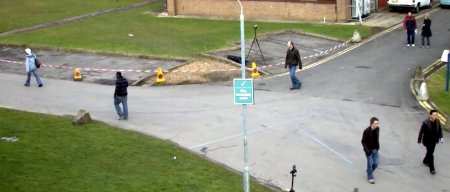
#> input picture OpenCV/examples/resframe.jpg, 450 x 192 px
$ python threshold.py   (Python 2 division)
#> lines starting #> are read from the running program, lines starting #| are printed output that depends on the picture; after the words box and inside, x2 and y2 are one past the last pixel; in counts of white or black regions, pixels touching at a corner belong together
#!/usr/bin/env python
# encoding: utf-8

# https://blog.csdn.net/on2way/article/details/46812121

import cv2
import matplotlib.pyplot as plt

#直接读为灰度图像
img = cv2.imread('resframe.jpg',cv2.IMREAD_GRAYSCALE)
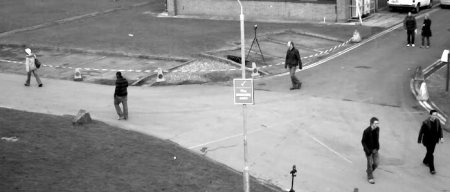
#> img: shape (192, 450); min 0, max 255, mean 143.1

ret,thresh1 = cv2.threshold(img,127,255,cv2.THRESH_BINARY)
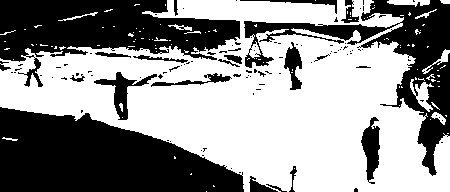
#> thresh1: shape (192, 450); 56.9% white; 109 black regions (88 under 20 px), largest, box (x1, y1, x2, y2) and area: (0, 107, 244, 192) 14368, (0, 0, 240, 87) 10633, (244, 0, 450, 176) 8238
ret,thresh2 = cv2.threshold(img,127,255,cv2.THRESH_BINARY_INV)
ret,thresh3 = cv2.threshold(img,127,255,cv2.THRESH_TRUNC)
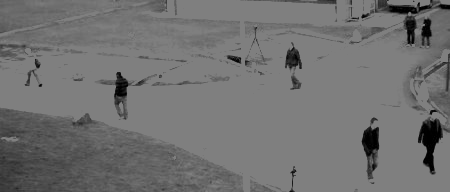
#> thresh3: shape (192, 450); min 0, max 127, mean 113.5
ret,thresh4 = cv2.threshold(img,127,255,cv2.THRESH_TOZERO)
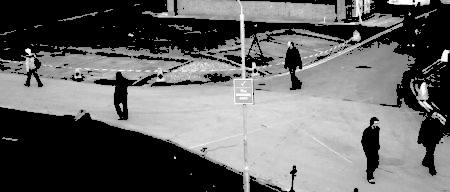
#> thresh4: shape (192, 450); min 0, max 255, mean 101.9
ret,thresh5 = cv2.threshold(img,127,255,cv2.THRESH_TOZERO_INV)
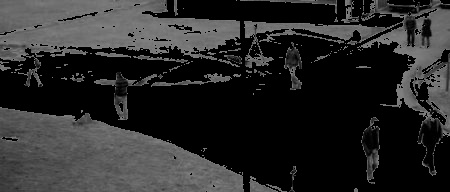
#> thresh5: shape (192, 450); min 0, max 127, mean 41.2

plt.figure()
titles = ['Gray Image','BINARY','BINARY_INV','TRUNC','TOZERO','TOZERO_INV']
images = [img,thresh1,thresh2,thresh3,thresh4,thresh5]
for i in range(6):
    plt.subplot(2,3,i+1),plt.imshow(images[i],'gray')
    plt.title(titles[i])
    plt.xticks([]),plt.yticks([])
# plt.show()


#简单滤波
ret1,th1 = cv2.threshold(img,80,255,cv2.THRESH_BINARY)
#> th1: shape (192, 450); 91.7% white; 174 black regions (149 under 20 px), largest, box (x1, y1, x2, y2) and area: (0, 139, 92, 192) 2560, (375, 0, 450, 46) 807, (418, 117, 443, 174) 743

#Otsu 滤波
ret2,th2 = cv2.threshold(img,0,255,cv2.THRESH_BINARY + cv2.THRESH_OTSU)
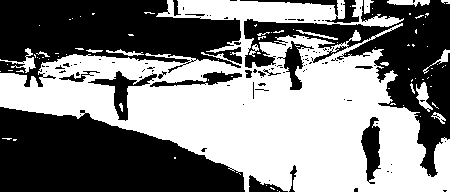
#> th2: shape (192, 450); 50.5% white; 102 black regions (84 under 20 px), largest, box (x1, y1, x2, y2) and area: (0, 107, 245, 192) 14593, (0, 0, 242, 87) 12861, (244, 0, 450, 177) 10931
#> ret2 = 142

print "OTSU threshold: ",ret2
#| OTSU threshold:  142.0

plt.figure()
plt.subplot(221),plt.imshow(img,'gray')
plt.subplot(222),plt.hist(img.ravel(),256)#.ravel方法将矩阵转化为一维
plt.subplot(223),plt.imshow(th1,'gray')
plt.subplot(224),plt.imshow(th2,'gray')

plt.show()
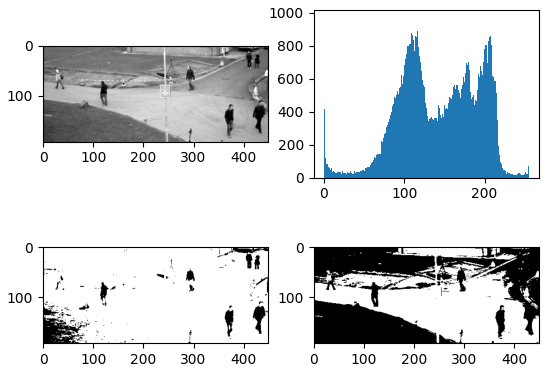
#> figure drawn by matplotlib, 4 panels; panel 2: tallest bar 971 high, from x = 206.2 to 207.2
